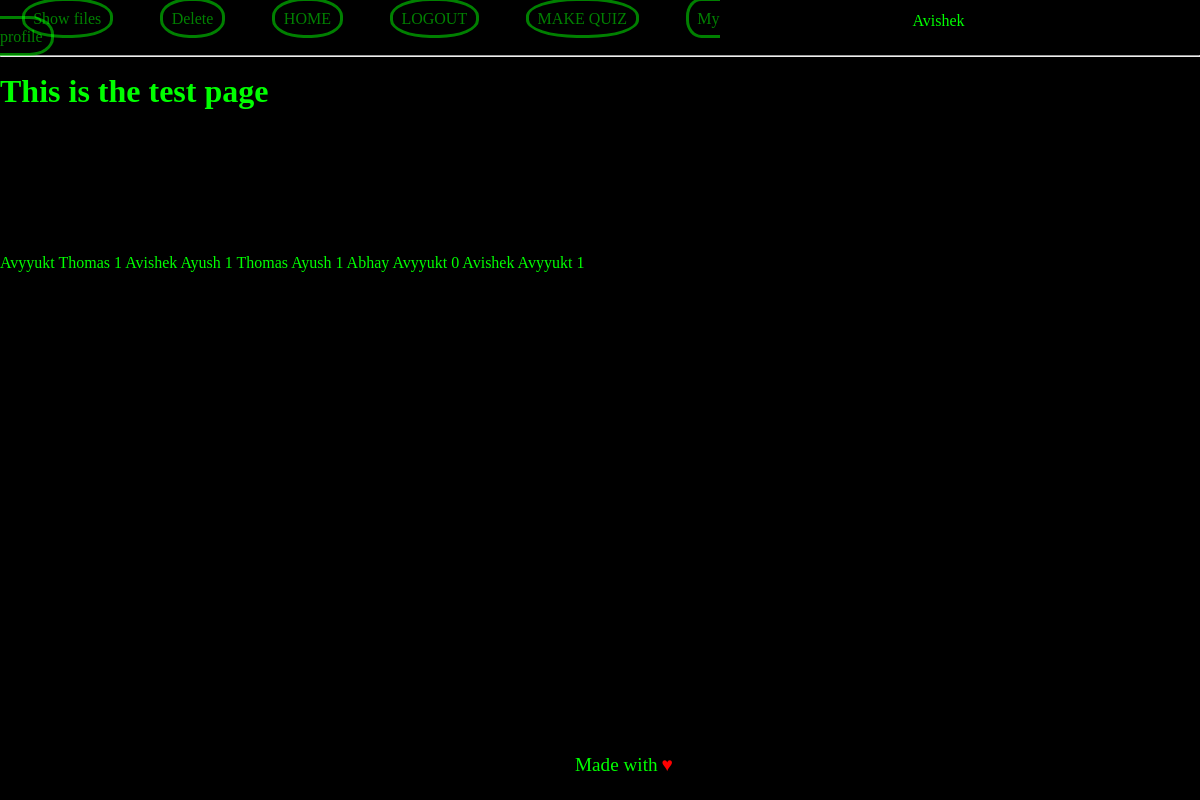
Screenshot of /test (signed in) with the database file from the repository.
### website/models.py (models this page shows)
class User(db.Model,UserMixin):
    __tablename__ = 'users'
    id = db.Column(db.Integer, primary_key=True)
    first_name = db.Column(db.String)
    email = db.Column(db.String, unique = True)
    password = db.Column(db.String)

class User_Friends(db.Model):
    __tablename__ = 'user_friends'
    id = db.Column(db.Integer, primary_key=True)
    sender_user = db.Column("sender_user",db.String)
    recieved_user = db.Column("reciever_user",db.String)
    frnd_status = db.Column(db.Integer)

### website/views.py (the view)
@views.route('/test')
def test():
    query1 = User.query.all()
    query2 = Quiz.query.all()
    query3 = Question.query.all()
    query4 = Option.query.all()
    query5 = Score.query.all()
    query6 = User_profile.query.all()
    query7 = User_Friends.query.all()
    return render_template('test.html', message1 = query1 , message2 = query2,message3 = query3,message4 = query4, message5 = query5 ,message6 = query6,message7= query7, user = current_user)

### website/__init__.py (called while the page is built)
def create_app():
    app = Flask(__name__)
    app.config['SECRET_KEY'] = 'delta_<3'
    app.config['SQLALCHEMY_DATABASE_URI'] = f'sqlite:///{DB_NAME}'
    db.init_app(app)
    from .views import views
    from .auth import auth
    app.register_blueprint(views, url_prefix = '/')
    app.register_blueprint(auth, url_prefix = '/')
    from .models import User, Quiz, Question, Option, Score, User_profile, User_Friends
    with app.app_context():
        db.create_all()
    login_manager = LoginManager()
    login_manager.login_view = 'auth.login'
    login_manager.init_app(app)
    @login_manager.user_loader
    def load_user(id):
        return User.query.get(int(id))
    return app

### website/templates/test.html (shortened to what this page needs)
{%extends "base.html"%}
{%block content%}
<h1>This is the test page</h1>
<br>
<br>
<br>
<br>
<br>
<br>
<br>
<br>
{%for x in message7%}
{{x.recieved_user}}
{{x.sender_user}}
{{x.frnd_status}}
{%endfor%}
{%endblock%}

### website/templates/base.html (shortened to what this page needs)
  <!DOCTYPE html>
<html lang="en">
  <head>
    <link rel="stylesheet" href= "{{ url_for('static',filename='styles/base.css') }}">
  </head>
  <body>
        <nav class="navbar" id="navbar">
            <div class="link_container">
              <p>
                <a class="nav-item" id="test" href="/test">Show files</a>
                <a class="nav-item" id="delete" href="/delete">Delete</a>
              {% if user.is_authenticated %}
              <a class="nav-item" id="home" href="/">HOME</a>
              <a class="nav-item" id="logout" href="/logout">LOGOUT</a>
              <a class="nav-item" id="quizmaker" href="/quizmaker">MAKE QUIZ</a>
              <a class="nav-item " id="profile" href="/profile/my_profile">My profile</a>
            </div>
              <div class="user_profile">
                <span id="profile_name">{{user.first_name}}</span>
              </div>
                {%else%}
                <a class="nav-item" id="login" href="/login">LOGIN</a>
                <a class="nav-item" id="signUp" href="/sign-up">Sign Up</a>
                {%endif%}
        </nav>
        <hr style="margin-bottom: 2vh;"/>
    {% block content%}
    {%endblock%}
    <div class="bonus">
      <span class="delta" id="span1">Made with</span>
      <span class="delta" id="span2"> ♥</span>
    </div>
  </body>
</html>

### website/static/styles/base.css (style rules this page uses)
* { margin: 0; padding: 0; color: rgb(0, 255, 0); }
body { background-color: rgb(0, 0, 0); background-repeat: no-repeat; background-size: cover; }
.navbar { background-color: rgb(0, 0, 0); height: max-content; display: flex; flex-direction: row; justify-content: space-between; align-items: center; }
.link_container { width: 60%; }
.nav-item { margin:3%; padding: 1.2%; height: 2vh; border: solid rgb(0, 255, 0); border-radius: 45%; opacity: 50%; transition: all .2s ease-in-out }
a { text-decoration: none; }
.user_profile { width: 8vw; padding: 1%; display: flex; flex-direction: row; justify-content: space-between; align-items: center; margin-bottom: 1%; }
#profile_name { margin: 0.5%; }
.bonus { position: absolute; left: 50%; bottom: 0; transform: translate(-50%); margin: 2%; }
.delta { font-size: 1.2em; }
#span2 { color: red; }

### rows the page displays
User: first_name "Avishek"
User_Friends: recieved_user "Avyyukt", sender_user "Thomas", frnd_status "1"
User_Friends: recieved_user "Avishek", sender_user "Ayush", frnd_status "1"
User_Friends: recieved_user "Thomas", sender_user "Ayush", frnd_status "1"
User_Friends: recieved_user "Abhay", sender_user "Avyyukt", frnd_status "0"
User_Friends: recieved_user "Avishek", sender_user "Avyyukt", frnd_status "1"
